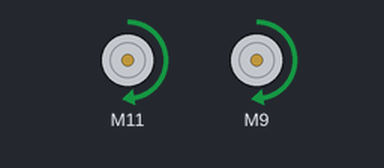
The sketch below on a simulated Arduino Uno, built with avr-gcc and run on an emulated ATmega328P. On the bench: 2 × DC motor (green arrow = forward, orange = backward, longer = faster).

Above: at 0.5 s.
At 2.5 s:
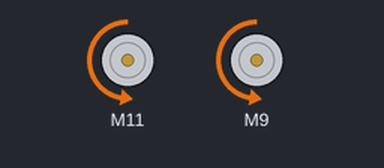
At 3.5 s:
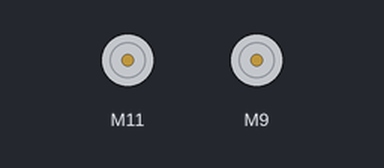
Timing chart, 0 to 5.2 s (numbered marks = the images above):
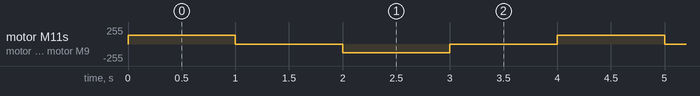

The sketch:

pikabotMajuUndur.ino
```cpp
#include "CytronMotorDriver.h"
CytronMD motorLeft(PWM_DIR, 11, 10);
CytronMD motorRight(PWM_DIR, 9, 3);

void setup() {

}

void loop() {
  motorLeft.setSpeed(128);
  motorRight.setSpeed(128);
  delay(1000);

  motorLeft.setSpeed(0);
  motorRight.setSpeed(0);
  delay(1000);

  motorLeft.setSpeed(-128);
  motorRight.setSpeed(-128);
  delay(1000);

  motorLeft.setSpeed(0);
  motorRight.setSpeed(0);
  delay(1000);
}
```

Measured:
- by itself, motor M11, motor M9: repeats every 4.0 s: stopped 1.0 s, backward 128/255 1.0 s, stopped 1.0 s, forward 128/255 1.0 s
